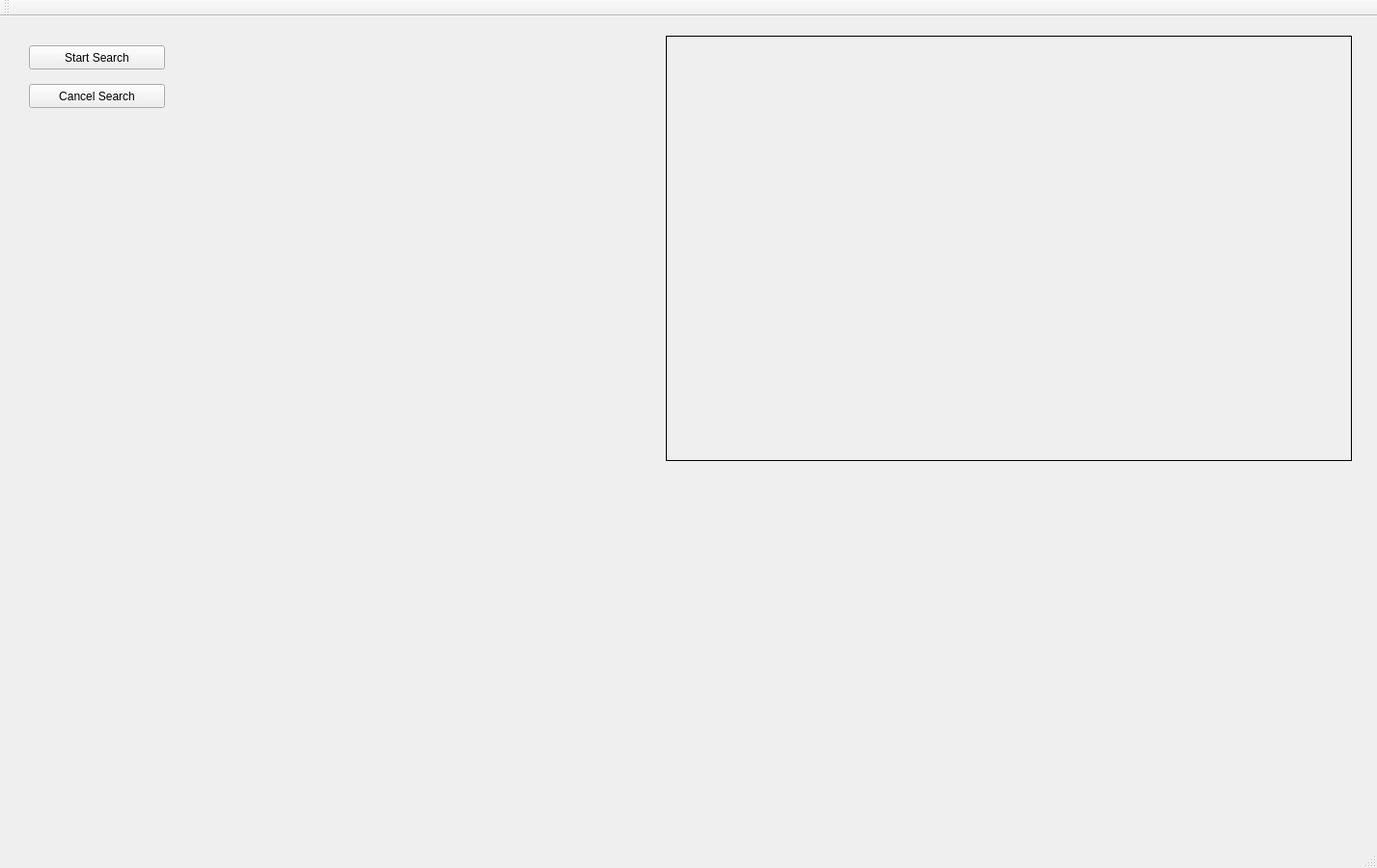
<?xml version="1.0" encoding="UTF-8"?>
<ui version="4.0">
 <class>MainWindow</class>
 <widget class="QMainWindow" name="MainWindow">
  <property name="geometry">
   <rect>
    <x>0</x>
    <y>0</y>
    <width>1427</width>
    <height>900</height>
   </rect>
  </property>
  <property name="windowTitle">
   <string>LCD Constant Search</string>
  </property>
  <widget class="QWidget" name="centralWidget">
   <widget class="QLabel" name="lbImage">
    <property name="geometry">
     <rect>
      <x>690</x>
      <y>20</y>
      <width>711</width>
      <height>441</height>
     </rect>
    </property>
    <property name="frameShape">
     <enum>QFrame::Box</enum>
    </property>
    <property name="text">
     <string/>
    </property>
    <property name="scaledContents">
     <bool>true</bool>
    </property>
    <property name="alignment">
     <set>Qt::AlignCenter</set>
    </property>
   </widget>
   <widget class="QPushButton" name="pbStartSearch">
    <property name="geometry">
     <rect>
      <x>30</x>
      <y>30</y>
      <width>141</width>
      <height>25</height>
     </rect>
    </property>
    <property name="text">
     <string>Start Search</string>
    </property>
   </widget>
   <widget class="QPushButton" name="pbCancleSearch">
    <property name="geometry">
     <rect>
      <x>30</x>
      <y>70</y>
      <width>141</width>
      <height>25</height>
     </rect>
    </property>
    <property name="text">
     <string>Cancel Search</string>
    </property>
   </widget>
   <widget class="QWidget" name="myWidget" native="true">
    <property name="geometry">
     <rect>
      <x>20</x>
      <y>110</y>
      <width>631</width>
      <height>351</height>
     </rect>
    </property>
    <property name="autoFillBackground">
     <bool>true</bool>
    </property>
   </widget>
   <widget class="QWidget" name="constPlot" native="true">
    <property name="geometry">
     <rect>
      <x>20</x>
      <y>470</y>
      <width>631</width>
      <height>351</height>
     </rect>
    </property>
    <property name="autoFillBackground">
     <bool>true</bool>
    </property>
   </widget>
  </widget>
  <widget class="QMenuBar" name="menuBar">
   <property name="geometry">
    <rect>
     <x>0</x>
     <y>0</y>
     <width>1427</width>
     <height>22</height>
    </rect>
   </property>
  </widget>
  <widget class="QToolBar" name="mainToolBar">
   <attribute name="toolBarArea">
    <enum>TopToolBarArea</enum>
   </attribute>
   <attribute name="toolBarBreak">
    <bool>false</bool>
   </attribute>
  </widget>
  <widget class="QStatusBar" name="statusBar"/>
 </widget>
 <layoutdefault spacing="6" margin="11"/>
 <resources/>
 <connections/>
</ui>
